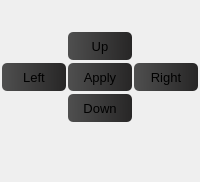
       <widget class="QWidget" name="widget_9" native="true">
        <layout class="QGridLayout" name="gridLayout_2">
         <property name="sizeConstraint">
          <enum>QLayout::SetDefaultConstraint</enum>
         </property>
         <property name="leftMargin">
          <number>2</number>
         </property>
         <property name="topMargin">
          <number>0</number>
         </property>
         <property name="rightMargin">
          <number>2</number>
         </property>
         <property name="bottomMargin">
          <number>20</number>
         </property>
         <property name="horizontalSpacing">
          <number>2</number>
         </property>
         <property name="verticalSpacing">
          <number>0</number>
         </property>
         <item row="0" column="1">
          <spacer name="verticalSpacer_2">
           <property name="orientation">
            <enum>Qt::Vertical</enum>
           </property>
           <property name="sizeType">
            <enum>QSizePolicy::Fixed</enum>
           </property>
           <property name="sizeHint" stdset="0">
            <size>
             <width>20</width>
             <height>32</height>
            </size>
           </property>
          </spacer>
         </item>
         <item row="1" column="1">
          <widget class="QPushButton" name="pushButton_27">
           <property name="sizePolicy">
            <sizepolicy hsizetype="Fixed" vsizetype="Fixed">
             <horstretch>0</horstretch>
             <verstretch>0</verstretch>
            </sizepolicy>
           </property>
           <property name="minimumSize">
            <size>
             <width>28</width>
             <height>28</height>
            </size>
           </property>
           <property name="maximumSize">
            <size>
             <width>16677512</width>
             <height>16677512</height>
            </size>
           </property>
           <property name="font">
            <font>
             <pointsize>10</pointsize>
            </font>
           </property>
           <property name="styleSheet">
            <string notr="true">QPushButton{background-color: qlineargradient(spread:pad, x1:0, y1:0.568, x2:1, y2:0.574, stop:0 rgba(79, 79, 79, 255), stop:1 rgba(39, 38, 38, 255));border-style: solid;border-color: rgba(0, 0, 0, 255);border-width: 0px;border-radius: 5px;} </string>
           </property>
           <property name="text">
            <string>Up</string>
           </property>
          </widget>
         </item>
         <item row="3" column="2">
          <widget class="QPushButton" name="pushButton_29">
           <property name="sizePolicy">
            <sizepolicy hsizetype="Fixed" vsizetype="Fixed">
             <horstretch>0</horstretch>
             <verstretch>0</verstretch>
            </sizepolicy>
           </property>
           <property name="minimumSize">
            <size>
             <width>28</width>
             <height>28</height>
            </size>
           </property>
           <property name="maximumSize">
            <size>
             <width>16677512</width>
             <height>16677512</height>
            </size>
           </property>
           <property name="font">
            <font>
             <pointsize>10</pointsize>
            </font>
           </property>
           <property name="styleSheet">
            <string notr="true">QPushButton{background-color: qlineargradient(spread:pad, x1:0, y1:0.568, x2:1, y2:0.574, stop:0 rgba(79, 79, 79, 255), stop:1 rgba(39, 38, 38, 255));border-style: solid;border-color: rgba(0, 0, 0, 255);border-width: 0px;border-radius: 5px;} </string>
           </property>
           <property name="text">
            <string>Right</string>
           </property>
          </widget>
         </item>
         <item row="3" column="1">
          <widget class="QPushButton" name="pushButton_28">
           <property name="sizePolicy">
            <sizepolicy hsizetype="Fixed" vsizetype="Fixed">
             <horstretch>0</horstretch>
             <verstretch>0</verstretch>
            </sizepolicy>
           </property>
           <property name="minimumSize">
            <size>
             <width>28</width>
             <height>28</height>
            </size>
           </property>
           <property name="maximumSize">
            <size>
             <width>16677512</width>
             <height>16677512</height>
            </size>
           </property>
           <property name="font">
            <font>
             <pointsize>10</pointsize>
            </font>
           </property>
           <property name="styleSheet">
            <string notr="true">QPushButton{background-color: qlineargradient(spread:pad, x1:0, y1:0.568, x2:1, y2:0.574, stop:0 rgba(79, 79, 79, 255), stop:1 rgba(39, 38, 38, 255));border-style: solid;border-color: rgba(0, 0, 0, 255);border-width: 0px;border-radius: 5px;} </string>
           </property>
           <property name="text">
            <string>Apply</string>
           </property>
          </widget>
         </item>
         <item row="5" column="1">
          <widget class="QPushButton" name="pushButton_31">
           <property name="sizePolicy">
            <sizepolicy hsizetype="Fixed" vsizetype="Fixed">
             <horstretch>0</horstretch>
             <verstretch>0</verstretch>
            </sizepolicy>
           </property>
           <property name="minimumSize">
            <size>
             <width>28</width>
             <height>28</height>
            </size>
           </property>
           <property name="maximumSize">
            <size>
             <width>16677512</width>
             <height>16677512</height>
            </size>
           </property>
           <property name="font">
            <font>
             <pointsize>10</pointsize>
            </font>
           </property>
           <property name="styleSheet">
            <string notr="true">QPushButton{background-color: qlineargradient(spread:pad, x1:0, y1:0.568, x2:1, y2:0.574, stop:0 rgba(79, 79, 79, 255), stop:1 rgba(39, 38, 38, 255));border-style: solid;border-color: rgba(0, 0, 0, 255);border-width: 0px;border-radius: 5px;} </string>
           </property>
           <property name="text">
            <string>Down</string>
           </property>
          </widget>
         </item>
         <item row="6" column="1">
          <spacer name="verticalSpacer">
           <property name="orientation">
            <enum>Qt::Vertical</enum>
           </property>
           <property name="sizeHint" stdset="0">
            <size>
             <width>20</width>
             <height>40</height>
            </size>
           </property>
          </spacer>
         </item>
         <item row="3" column="0">
          <widget class="QPushButton" name="pushButton_30">
           <property name="sizePolicy">
            <sizepolicy hsizetype="Fixed" vsizetype="Fixed">
             <horstretch>0</horstretch>
             <verstretch>0</verstretch>
            </sizepolicy>
           </property>
           <property name="minimumSize">
            <size>
             <width>28</width>
             <height>28</height>
            </size>
           </property>
           <property name="maximumSize">
            <size>
             <width>16677512</width>
             <height>16677512</height>
            </size>
           </property>
           <property name="font">
            <font>
             <pointsize>10</pointsize>
            </font>
           </property>
           <property name="styleSheet">
            <string notr="true">QPushButton{background-color: qlineargradient(spread:pad, x1:0, y1:0.568, x2:1, y2:0.574, stop:0 rgba(79, 79, 79, 255), stop:1 rgba(39, 38, 38, 255));border-style: solid;border-color: rgba(0, 0, 0, 255);border-width: 0px;border-radius: 5px;} </string>
           </property>
           <property name="text">
            <string>Left</string>
           </property>
          </widget>
         </item>
         <item row="4" column="1">
          <spacer name="verticalSpacer_3">
           <property name="orientation">
            <enum>Qt::Vertical</enum>
           </property>
           <property name="sizeType">
            <enum>QSizePolicy::Fixed</enum>
           </property>
           <property name="sizeHint" stdset="0">
            <size>
             <width>20</width>
             <height>3</height>
            </size>
           </property>
          </spacer>
         </item>
         <item row="2" column="1">
          <spacer name="verticalSpacer_4">
           <property name="orientation">
            <enum>Qt::Vertical</enum>
           </property>
           <property name="sizeType">
            <enum>QSizePolicy::Fixed</enum>
           </property>
           <property name="sizeHint" stdset="0">
            <size>
             <width>20</width>
             <height>3</height>
            </size>
           </property>
          </spacer>
         </item>
        </layout>
       </widget>
